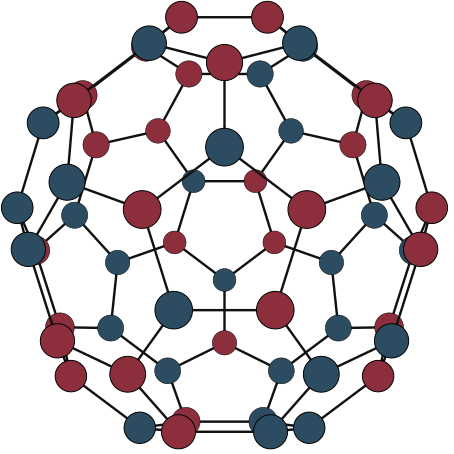

Here is the Julia script that generated this plot:
### A Pluto.jl notebook ###
# v0.12.18

using Markdown
using InteractiveUtils

# This Pluto notebook uses @bind for interactivity. When running this notebook outside of Pluto, the following 'mock version' of @bind gives bound variables a default value (instead of an error).
macro bind(def, element)
    quote
        local el = $(esc(element))
        global $(esc(def)) = Core.applicable(Base.get, el) ? Base.get(el) : missing
        el
    end
end

# ╔═╡ 63bae6c0-7a00-11eb-1517-bdf4ecf20377
using Revise, SimpleTensorNetworks, TropicalNumbers, Random

# ╔═╡ 4dac28aa-c273-454f-981e-0087e3dbd939
using LightGraphs, Viznet, Compose, PlutoUI

# ╔═╡ a2edc836-42fd-4723-822b-540019980726
using ForwardDiff

# ╔═╡ 939d981f-5364-46e5-90a6-cb23d7cf8f7f
using Rotations

# ╔═╡ e4ff4e4e-6584-4a7b-839c-892647365201
using StaticArrays, CoordinateTransformations

# ╔═╡ 208080a7-392d-43af-aebd-3f1d8e5af325
using GraphPlot

# ╔═╡ 5953b211-2f32-4e1c-9ebc-77ce07c5bcc5
using Statistics

# ╔═╡ c547d8c4-7a00-11eb-185a-353cac3a747b
md"## The Song Shan Lake Spring School (SSSS) Challendge"

# ╔═╡ c7953d3a-7a00-11eb-1338-5d69526ea645
md"""
[You may find more than 10 solutions in our github repo](https://github.com/QuantumBFS/SSSS/blob/master/Challenge.md)
"""

# ╔═╡ 4fa6e6a2-7a00-11eb-08c8-09659b05f157
function ising_bondtensor(::Type{T}, J) where T
	e = T(J)
	e_ = T(-J)
	[e e_; e_ e]
end

# ╔═╡ 5fb276c4-7a00-11eb-3c90-390e289777cd
function ising_vertextensor(::Type{T}, n::Int, h) where T
	res = zeros(T, fill(2, n)...)
	res[1] = T(h)
	res[end] = T(-h)
	return res
end

# ╔═╡ 6ecd8b12-7a00-11eb-0330-9b591bcfa756
edges = [
	 	1=>10, 1=>41, 1=>59, 2=>12, 2=>42, 2=>60, 3=>6, 3=>
        43, 3=>57, 4=>8, 4=>44, 4=>58, 5=>13, 5=>56, 5=>
        57, 6=>10, 6=>31, 7=>14, 7=>56, 7=>58, 8=>12, 8=>
        32, 9=>23, 9=>53, 9=>59, 10=>15, 11=>24, 11=>53, 11=>
        60, 12=>16, 13=>14, 13=>25, 14=>26, 15=>27, 15=>
        49, 16=>28, 16=>50, 17=>18, 17=>19, 17=>54, 18=>
        20, 18=>55, 19=>23, 19=>41, 20=>24, 20=>42, 21=>
        31, 21=>33, 21=>57, 22=>32, 22=>34, 22=>58, 23=>
        24, 25=>35, 25=>43, 26=>36, 26=>44, 27=>51, 27=>
        59, 28=>52, 28=>60, 29=>33, 29=>34, 29=>56, 30=>
        51, 30=>52, 30=>53, 31=>47, 32=>48, 33=>45, 34=>
        46, 35=>36, 35=>37, 36=>38, 37=>39, 37=>49, 38=>
        40, 38=>50, 39=>40, 39=>51, 40=>52, 41=>47, 42=>
        48, 43=>49, 44=>50, 45=>46, 45=>54, 46=>55, 47=>
        54, 48=>55
];

# ╔═╡ bb691266-7a00-11eb-2da9-f1c63699d905
md"construct tensor network by assigning labels `(edge index, boolean)` to tensors, where the boolean identifies whether this label correspond to the source node or the destination side of the edge. The resulting tensor network contains 90 edge tensors and 60 vertex tensors."

# ╔═╡ 7c8564e6-7a00-11eb-2667-3b8fbf1a017d
tn = TensorNetwork(vcat(
	[LabeledTensor(ising_vertextensor(CountingTropical{Float64}, 3, 0.0), [(i,j==e.first) for (i,e) in enumerate(edges) if j ∈ e]) for j=1:60],  # vertex
	[LabeledTensor(ising_bondtensor(CountingTropical{Float64}, -1.0), [(i,true),(i,false)]) for i = 1:length(edges)]
));

# ╔═╡ 9144964a-7a00-11eb-3493-47c93da5cb19
# find a good contraction order by greedy search
tcs, scs, order = (Random.seed!(2); trees_greedy(tn; strategy="min_reduce"));

# ╔═╡ a2baab12-7a00-11eb-1d12-65de2c78cca3
md"time complexity = $(round(log2sumexp2(tcs); sigdigits=4)), space complexity = $(round(maximum(scs); sigdigits=4))"

# ╔═╡ 99303312-7a00-11eb-2d20-57acdf9ad2a8
SimpleTensorNetworks.contract(tn, order[]).array[]

# ╔═╡ b65e6868-efdc-4b34-938a-6d5fbbad1e16
function solve(edges, hs::AbstractVector{T}) where T
	tn = TensorNetwork(vcat(
		[LabeledTensor(ising_vertextensor(Tropical{T}, 3, hs[j]), [(i,j==e.first) for (i,e) in enumerate(edges) if j ∈ e]) for j=1:60],  # vertex
		[LabeledTensor(ising_bondtensor(Tropical{T}, T(-1.0)), [(i,true),(i,false)]) for i = 1:length(edges)]
	))
	tcs, scs, order = trees_greedy(tn; strategy="min_reduce")
	SimpleTensorNetworks.contract(tn, order[]).array[]
end

# ╔═╡ 94ee248b-453f-48fc-94d6-94464a4b7e91
solve(edges, zeros(60))

# ╔═╡ 27915ffd-7fd0-44aa-9d70-5f804d7db428
ForwardDiff.gradient(x->solve(edges, x).n, zeros(60))

# ╔═╡ a29ef69c-70d0-42e5-ae81-244b4294b097
@bind seed Slider(0:10000)

# ╔═╡ b1b8f0bb-6d5e-406d-bab7-ec60c449a65a
function fullerene()
	φ = (1+√5)/2
	res = NTuple{3,Float64}[]
	for (x, y, z) in ((0.0, 1.0, 3φ), (1.0, 2 + φ, 2φ), (φ, 2.0, 2φ + 1.0))
		for (α, β, γ) in ((x,y,z), (y,z,x), (z,x,y))
			for loc in ((α,β,γ), (α,β,-γ), (α,-β,γ), (α,-β,-γ), (-α,β,γ), (-α,β,-γ), (-α,-β,γ), (-α,-β,-γ))
				if loc ∉ res
					push!(res, loc)
				end
			end
		end
	end
	return res
end;

# ╔═╡ 3c025ce2-7322-4ff1-97c2-d6aa9d3f8077
normt(x, y) = sqrt(sum(abs2, x .- y))

# ╔═╡ 6c416c44-caa6-4da3-b7e5-b790372a2b2d
let
	θ2 = 1/4*π
	ϕ2 = 1/5*π
	n = 60
	c60_xy = fullerene()
	c60_edges = [(i,j) for i=1:n, j=1:n if i<j && normt(c60_xy[i], c60_xy[j]) < 2.5]
	mask = rand(Bool, 60)
	Compose.set_default_graphic_size(12cm, 10cm)
	cam_position = SVector(0.0, 0.0, 0.5)
	rot = RotY(θ2)*RotX(ϕ2)
	cam_transform = PerspectiveMap() ∘ inv(AffineMap(rot, rot*cam_position))
	Nx = Ny = Nz = 4
	tb = textstyle(:default, fontsize(7))
	nb1 = nodestyle(:circle, fill("#FFCA22"), stroke("transparent"); r=0.01)
	nb2 = nodestyle(:circle, fill("black"), stroke("transparent"); r=0.01)
	eb = bondstyle(:default; r=0.01)
	x(i,j,k) = cam_transform(SVector(i,j,k) .* 0.03).data
	
	fig = canvas() do
		for (s, (i,j,k)) in enumerate(c60_xy)
			(mask[s] ? nb1 : nb2) >> x(i,j,k)
		end
		for (i, j) in c60_edges
			eb >> (x(c60_xy[i]...), x(c60_xy[j]...))
		end
	end
	Compose.compose(context(0.5,0.4, 1.0, 1.2), fig)
end

# ╔═╡ 60ae8afb-e005-4df1-bbcb-e601d3162bb7
function viz_config(g, config; r=0.3/sqrt(nv(g)+1), show_edgeindex=false,
        node_fontsize=100pt/sqrt(nv(g)+1),
        edge_fontsize=200pt/sqrt(nv(g)+1),
        labels=1:nv(g),
        locs=GraphPlot.spring_layout(g),
        linecolor="skyblue",
        node_edgecolor="black",
        node_facecolor1="white",
		node_facecolor2="green",
		scales=ones(nv(g)),
		shade_color="#999999",
		shade_offset = (0.01, 0.01),
    )
	xs, ys = locs
	xs .*=  scales
	ys .*=  scales
	midscale = median(scales)
	xs .= (xs .- minimum(xs)) ./ (maximum(xs)-minimum(xs))
	ys .= (ys .- minimum(ys)) ./ (maximum(ys)-minimum(ys))
    nt = nv(g)
    eb = bondstyle(:default, linewidth(5mm/sqrt(nt+1)), stroke(linecolor))
    tb1 = textstyle(:default, fontsize(node_fontsize))
    tb2 = textstyle(:default, fontsize(edge_fontsize))
	frac = -0.05
    img1 = Compose.compose(Compose.context(r, r, 1-2r, 1-2r), canvas() do
        for i=1:nt
            for j=i+1:nt
                if has_edge(g, i, j) && scales[i] > midscale
                    eb >> ((xs[i], ys[i]), (xs[j], ys[j]))
                end
            end
        end
		end
		)
	img2 = Compose.compose(Compose.context(r, r, 1-2r, 1-2r), canvas() do	
        for (x, y, s, c) in zip(xs, ys, scales, config)
			nb = if c == 1
				nodestyle(:default, fill(node_facecolor1), stroke(node_edgecolor), linewidth(2mm/sqrt(nt+1)); r=r*s)
			else
				nodestyle(:default, fill(node_facecolor2), stroke(node_edgecolor), linewidth(2mm/sqrt(nt+1)); r=r*s)
			end
			shade=nodestyle(:default, fill(shade_color), stroke(shade_color), linewidth(2mm/sqrt(nt+1)); r=r*s)
			if s > midscale
            	nb >> (x, y)
            	shade >> ((x, y) .+ shade_offset .* s)
			end
        end
    end)
	
    img3 = Compose.compose(Compose.context(r, r, 1-2r, 1-2r), canvas() do
			
        for i=1:nt
            for j=i+1:nt
                if has_edge(g, i, j) && scales[i] <= midscale
                    eb >> ((xs[i], ys[i]), (xs[j], ys[j]))
                end
            end
        end
		end
		)
	img4 = Compose.compose(Compose.context(r, r, 1-2r, 1-2r), canvas() do	
        for (x, y, s, c) in zip(xs, ys, scales, config)
			nb = if c == 1
				nodestyle(:default, fill(node_facecolor1), stroke(node_edgecolor), linewidth(1mm/sqrt(nt+1)); r=r*s)
			else
				nodestyle(:default, fill(node_facecolor2), stroke(node_edgecolor), linewidth(1mm/sqrt(nt+1)); r=r*s)
			end
			shade=nodestyle(:default, fill(shade_color), stroke(shade_color), linewidth(2mm/sqrt(nt+1)); r=r*s)
			if s <= midscale
            	nb >> (x, y)
            	shade >> ((x, y) .+ shade_offset .* s)
			end
        end
    end)
	Compose.compose(context(), 
		(context(), img2),
		(context(), img1),
		(context(), img4),
		(context(), img3),
	)

end

# ╔═╡ 4f36b93d-9e38-4ac5-b713-4efd6c788e6f
img = let
	Random.seed!(seed)
	n = 60
	locs = fullerene()
	locs = map(l->Matrix(RotX(1/3*π)*RotY(1/2*π)) * [l...], locs)
	sort!(locs, by=x->x[3])
	edges = [LightGraphs.SimpleEdge(i, j) for i in 1:n, j in 1:n if (i<j) && normt(locs[i], locs[j]) < 2.5]
	config = ForwardDiff.gradient(x->solve(map(e->(e.src=>e.dst), edges), x).n, zeros(60))
	#config = rand(0:1,60)
	scales = map(l->-l[3]*0.05+0.95, locs)
	xs = getindex.(locs, 1)
	ys = getindex.(locs, 2)
	g = SimpleGraph(edges)
	CS = ("#FF8852", "#55BE9C")
	CS = ("#FFCC52", "#55BE9C")
	CS = ("#FFCC52", "#55BEFC")
	CS = ("#00CC82", "#CC6E9C")
	CS = ("#FFECEC", "#336E8C")
	CS = ("#2C4C62", "#8C2E3C")
	LC = "#646455"
	LC = "#111111"
	img = viz_config(g, config; node_facecolor1=CS[1], linecolor=LC, node_fontsize=0, node_facecolor2=CS[2], node_edgecolor="black",
	locs=(xs, ys), scales=scales, shade_color="transparent",
		shade_offset=(0.0075, 0.0075)
	)
	Compose.set_default_graphic_size(12cm, 12cm)
	Compose.compose(context(0, 0, 0.99, 0.99), img)
end

# ╔═╡ 8ae20b2a-2527-4016-8461-ef0cb9f09443
let
	fname = "fullerene"
	img |> SVG(fname * ".svg")
	run(`rsvg-convert -f pdf -o $fname.pdf $fname.svg`)
end

# ╔═╡ d24a0ec0-44ec-4f49-86be-3e5bfdcf47fe
let
	Random.seed!(seed)
	n = 220
	config = rand(0:1, n)
	g = LightGraphs.random_regular_graph(n, 3)
	img = viz_config(g, config; node_facecolor1="#FF8852", linecolor="#646455", node_fontsize=0, node_facecolor2="#55BE9C", node_edgecolor="transparent")
	#leftright(img, updown(html"""<img src="https://user-images.githubusercontent.com/6257240/109566350-bb977f00-7ab1-11eb-953f-127d7919e3e6.png" width=270px/>""", md"Wall clock time for computing the ground state energy of Ising spin glass on the chimera graph with the ``L \times L`` unit cell (``8L^2`` spins)."))
	Compose.set_default_graphic_size(12cm, 12cm)
	img
end

# ╔═╡ Cell order:
# ╠═63bae6c0-7a00-11eb-1517-bdf4ecf20377
# ╟─c547d8c4-7a00-11eb-185a-353cac3a747b
# ╟─c7953d3a-7a00-11eb-1338-5d69526ea645
# ╠═4fa6e6a2-7a00-11eb-08c8-09659b05f157
# ╠═5fb276c4-7a00-11eb-3c90-390e289777cd
# ╠═6ecd8b12-7a00-11eb-0330-9b591bcfa756
# ╟─bb691266-7a00-11eb-2da9-f1c63699d905
# ╠═7c8564e6-7a00-11eb-2667-3b8fbf1a017d
# ╠═9144964a-7a00-11eb-3493-47c93da5cb19
# ╟─a2baab12-7a00-11eb-1d12-65de2c78cca3
# ╠═99303312-7a00-11eb-2d20-57acdf9ad2a8
# ╠═4dac28aa-c273-454f-981e-0087e3dbd939
# ╠═b65e6868-efdc-4b34-938a-6d5fbbad1e16
# ╠═a2edc836-42fd-4723-822b-540019980726
# ╠═94ee248b-453f-48fc-94d6-94464a4b7e91
# ╠═27915ffd-7fd0-44aa-9d70-5f804d7db428
# ╟─a29ef69c-70d0-42e5-ae81-244b4294b097
# ╠═b1b8f0bb-6d5e-406d-bab7-ec60c449a65a
# ╠═939d981f-5364-46e5-90a6-cb23d7cf8f7f
# ╠═3c025ce2-7322-4ff1-97c2-d6aa9d3f8077
# ╠═4f36b93d-9e38-4ac5-b713-4efd6c788e6f
# ╠═8ae20b2a-2527-4016-8461-ef0cb9f09443
# ╠═e4ff4e4e-6584-4a7b-839c-892647365201
# ╠═6c416c44-caa6-4da3-b7e5-b790372a2b2d
# ╠═d24a0ec0-44ec-4f49-86be-3e5bfdcf47fe
# ╠═208080a7-392d-43af-aebd-3f1d8e5af325
# ╠═5953b211-2f32-4e1c-9ebc-77ce07c5bcc5
# ╠═60ae8afb-e005-4df1-bbcb-e601d3162bb7
